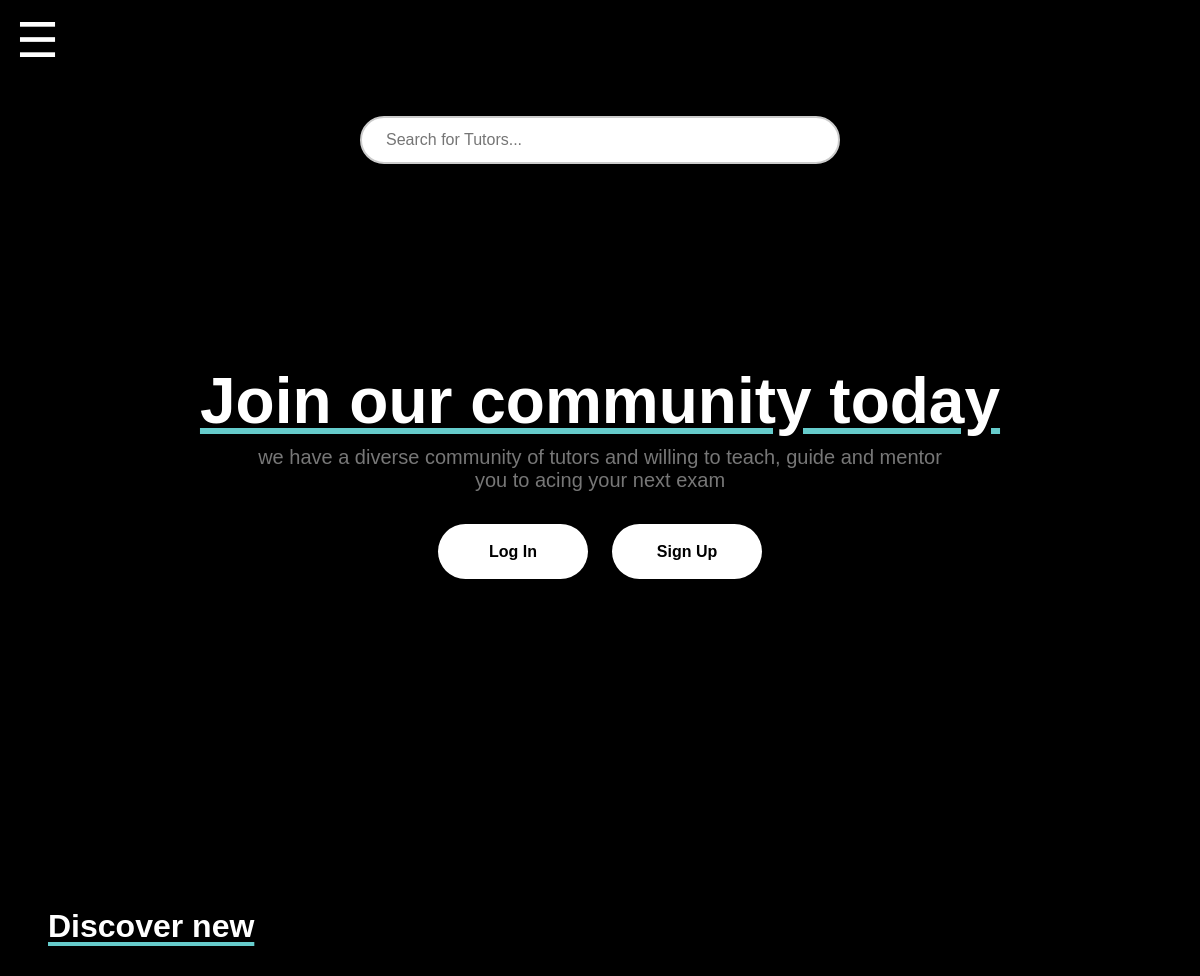
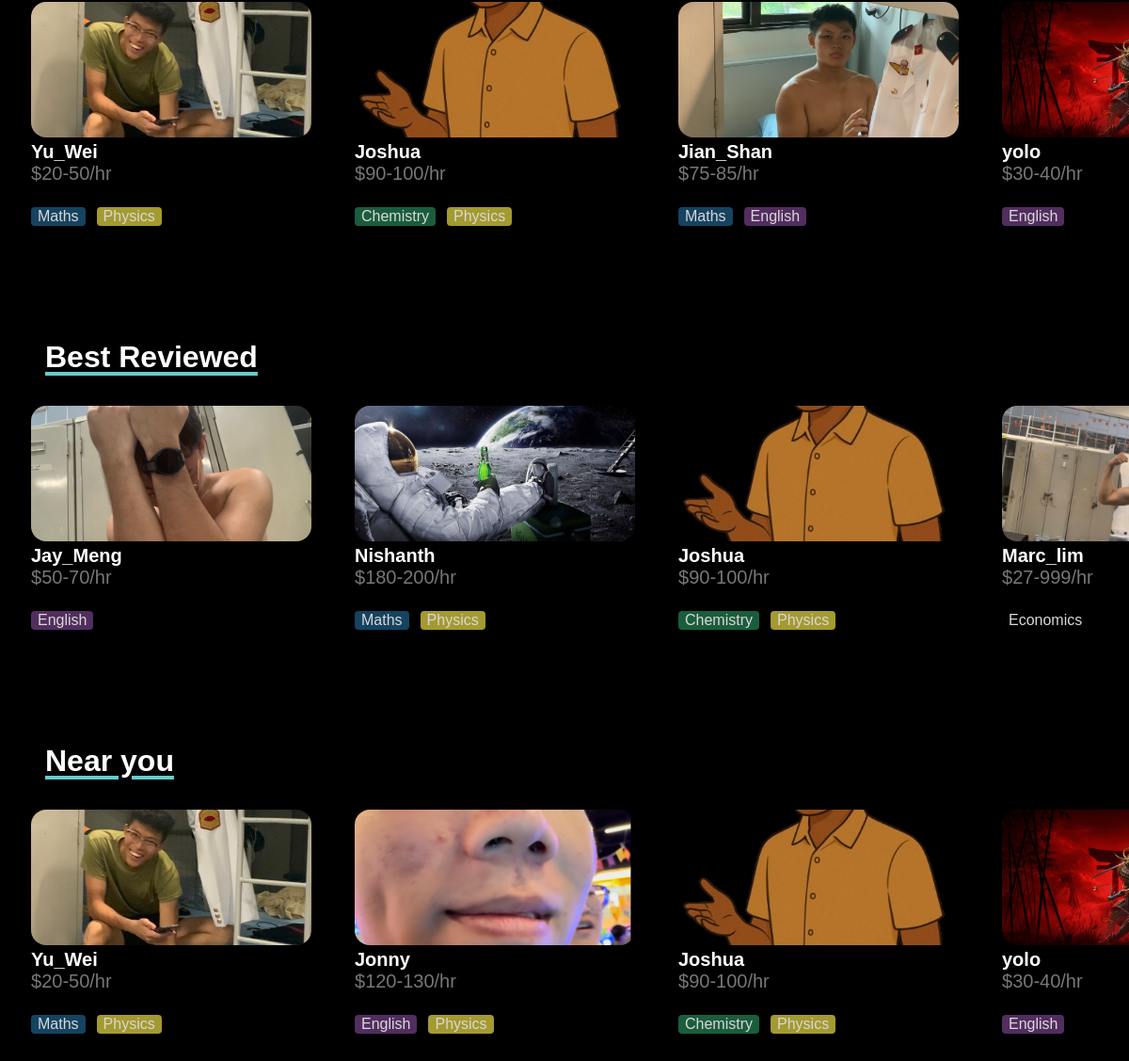
/tutionmatee/homepage, run on the app's committed database (2 pictures, top to bottom).
### tutionmatee/models.py (models this page shows, shortened)
class teacher(models.Model):
    user = models.OneToOneField(User, on_delete=models.CASCADE)
    subjects = models.ManyToManyField(subjects, related_name="subjects")
    min_rate = models.BigIntegerField(
        null=True, blank=True,
        validators=[MinValueValidator(0), MaxValueValidator(5000)]  # Min value 0, Max value 5000
    )
    max_rate = models.IntegerField(
        null=True, blank=True,
        validators=[MinValueValidator(0), MaxValueValidator(10000)]  # Min value 0, Max value 10000
    )
    image = models.ImageField(upload_to='images/', blank=True)  # images/ is the subfolder in MEDIA_ROOT
    password = models.CharField(max_length=100, blank=True)
    phone_number = models.CharField(max_length=8, blank=True, null= True)

class subjects(models.Model):
    type = models.CharField(max_length=100)

### tutionmatee/views.py (the view)
# urls.py: path("homepage",views.homepage, name="homepage"),
def homepage(request):
    teachers_ = teacher.objects.all().order_by('?').distinct()
    first_four = teachers_[:4]
    second_four = teachers_[4:8]
    third_four = teachers_ [8:12]
    teachers = {
        "first_four":first_four ,
        "second_four" : second_four ,
        "third_four":third_four
    }
    if request.method == 'POST':
        search = request.POST.get('homepage-search-bar', '').strip()
        if search:
            matching_teachers = teacher.objects.filter(
                user__username__icontains=search
            )
            non_matching_teachers = teacher.objects.exclude(
                user__username__icontains=search
            ).order_by('?')
            teachers = list(matching_teachers) + list(non_matching_teachers)
            return render(request, 'newdiscover.html', {
                "teachers": teachers
            })
    else:
        return render(request, 'homepage.html',
                {"teachers": teachers
                    })

### tutionmatee/templates/homepage.html (shortened to what this page needs)
{% load static %}
<!DOCTYPE html>
<html lang="en">
<head>
  <link rel="stylesheet" href="{% static 'css/homepage.css' %}">
</head>
<body>
  <div style="display: flex; justify-content: space-between;">
  <span class="menu" id="menu">
    &#9776;
  </span>
  <span style="  padding-top: 30px;
   padding-right: 20px; align-items: center; font-size: larger; font-weight: bolder;">
  </span>
</div>
  <div class="intro">
    <form method="POST">
    <input type="text" placeholder="Search for Tutors..." class="search-bar" id="homepage-search-bar" name="homepage-search-bar" required>
    </form>
    <h1 id="intro-heading">Join our community today</h1>
    <p id="intro-para">we have a diverse community of tutors and willing to teach, guide and mentor you to acing your next exam</p>
    <div class="btns">
      <a href="{% url 'tutionmate:login1' %}"><button  class="btn login">Log In</button></a>
      <a href="{% url 'tutionmate:loginpage' %}"><button class="btn signup">Sign Up</button></a>
    </div>
  </div>
  <a href="{% url 'tutionmate:newdiscover' %}"><h2 class="teacher-class">Discover new</h2></a>
  <div class="teacher-row">
    {% for teacher in teachers.first_four %}
    <a href="{% url 'tutionmate:profile' teacher.user.username %}">
    <div class="teacher-card">
      <div class="teacher-img"><img src="{{ teacher.image.url }}" alt="Cute Dog" /></div>
      <div class='teacher-info'>
        <p id="teacher_name">{{ teacher.user.username }}</p>
        <p id="teacher_rate">${{teacher.min_rate}}-{{teacher.max_rate}}/hr</p>
        <div class="subjects">
        {% for subject in teacher.subjects.all|slice:":3" %}
          <p class="subject {{subject.type}}">{{subject.type}}</p>
        {% endfor %}
        </div>
      </div>
    </div></a>
    {% endfor %}
  </div>
  <h2 class="teacher-class">Best Reviewed</h2>
  <div class="teacher-row">
    {% for teacher in teachers.second_four %}
    <a href="{% url 'tutionmate:profile' teacher.user.username %}">
    <div class="teacher-card">
      <div class="teacher-img"><img src="{{ teacher.image.url }}" alt="Cute Dog" /></div>
      <div class='teacher-info'>
        <p id="teacher_name">{{ teacher.user.username }}</p>
        <p id="teacher_rate">${{teacher.min_rate}}-{{teacher.max_rate}}/hr</p>
        <div class="subjects">
        {% for subject in teacher.subjects.all|slice:":3" %}
          <p class="subject {{subject.type}}">{{subject.type}}</p>
        {% endfor %}
        </div>
      </div>
    </div></a>
  {% endfor %}
  </div>
  <h2 class="teacher-class">Near you</h2>
  <div class="teacher-row">
    {% for teacher in teachers.third_four %}
    <a href="{% url 'tutionmate:profile' teacher.user.username %}">
    <div class="teacher-card">
      <div class="teacher-img"><img src="{{ teacher.image.url }}" alt="Cute Dog" /></div>
      <div class='teacher-info'>
        <p id="teacher_name">{{ teacher.user.username }}</p>
        <p id="teacher_rate">${{teacher.min_rate}}-{{teacher.max_rate}}/hr</p>
        <div class="subjects">
        {% for subject in teacher.subjects.all|slice:":3" %}
          <p class="subject {{subject.type}}">{{subject.type}}</p>
        {% endfor %}
        </div>
      </div>
    </div></a>
  {% endfor %}
  </div>
</body>
</html>

### tutionmatee/static/css/homepage.css (style rules this page uses)
* { margin: 0; padding: 0; box-sizing: border-box; background-color: black; font-family: Arial, sans-serif }
a { color: inherit; text-decoration: inherit; font: inherit; }
:root { --font-size-sm: 0.875rem; --font-size-md: 1rem; --font-size-lg: 1.25rem; --font-size-xl: 1.5rem; --space-1: 0.25rem; --space-2: 0.5rem; --space-3: 0.75rem; --space-4: 1rem; --space-5: 1.5rem; --space-6: 2rem; --space-7: 3rem; --space-8: 4rem; --gradient-bg: linear-gradient(45deg, #222, #333); --color-pri: white; --color-sec: #aaa }
.teacher-card { height: 10vw; width: 20vw; border: 1px solid black; }
.intro { width: 100%; display: flex; flex-direction: column; align-items: center; border-bottom: 0.25px grey; height: 105vh; }
.search-bar { width: 60vh; max-width: 70vw; height: 6vh; font-size: 2vh; padding-left: 2vw; border: 2px solid #ccc; border-radius: 50px; background-color: white; color: #333; margin-top: 6vh; }
h1 { color: white; font: arial; }
p { color:#777; font: arial; font-size: 1.25rem; }
#intro-heading { margin-top:25vh; font-size: 4rem ; text-align: center; font-weight: 900; text-decoration: underline; text-decoration-color: #66cccc; text-underline-offset: 5px; max-width:90vw; }
#intro-para { text-align: center; width: 85%; max-width: 700px; margin-top: var(--space-2); }
.teacher-class { font-size: 2rem; color: white; width: fit-content; margin-left: var(--space-7); text-decoration: underline; text-decoration-color: #66cccc; text-underline-offset: 5px; text-decoration-thickness: 4px; font-weight: bolder; margin-bottom: var(--space-6); }
.teacher-card { margin-left: var(--space-6); display: grid; grid-template-rows: 4fr 2fr; height: 20vw; width: 25vw; overflow: hidden; min-width: 250px; min-height: 200px; }
.teacher-img { overflow: hidden; border-radius: 1rem; }
.teacher-img img { width: 100%; height: 100%; object-fit: cover; }
#teacher_name { color: white; margin-top: var(--space-1); font-weight: bolder; }
.subjects { display: flex; margin-top: var(--space-4); flex-wrap: wrap; }
.subject { color: rgb(219, 215, 215); font-size: medium; margin-right: var(--space-3); padding: 1px 7px; border-radius: var(--space-1); margin-top: var(--space-2); }
.Maths { background-color: #154360; }
.Chemistry { background-color: #1A5D3C; }
.Physics { background-color: #a39a30; }
.English { background-color: #512E5F; }
.teacher-row { display: flex; gap: var(--space-3); overflow-x: auto; margin-bottom: 15vh; align-items: center; }
.menu { color: white; font-weight: 500; font-size: 3rem; margin-left: var(--space-4) ; margin-top: var(--space-3); padding: 0; height: fit-content; width: fit-content; }
.btns { display: flex; gap: var(--space-5); }
.btn { width: 20vw; max-width: 150px; height: 10vw; max-height: 55px; margin-top: var(--space-6); border-radius: 4vw; font-size: 1rem; font-weight: 600; background-color: white; transition: all 0.3s; border: transparent; color: black; }

### data on the page
teacher: image (picture), user.username "Yu_Wei", min_rate "20", max_rate "50"
subjects: type "Maths"
subjects: type "Physics"
teacher: image (picture), user.username "Joshua", min_rate "90", max_rate "100"
subjects: type "Chemistry"
teacher: image (picture), user.username "Jian_Shan", min_rate "75", max_rate "85"
subjects: type "English"
teacher: image (picture), user.username "yolo", min_rate "30", max_rate "40"
teacher: image (picture), user.username "Jay_Meng", min_rate "50", max_rate "70"
teacher: image (picture), user.username "Nishanth", min_rate "180", max_rate "200"
teacher: image (picture), user.username "Marc_lim", min_rate "27", max_rate "999"
subjects: type "Economics"
teacher: image (picture), user.username "Jonny", min_rate "120", max_rate "130"
